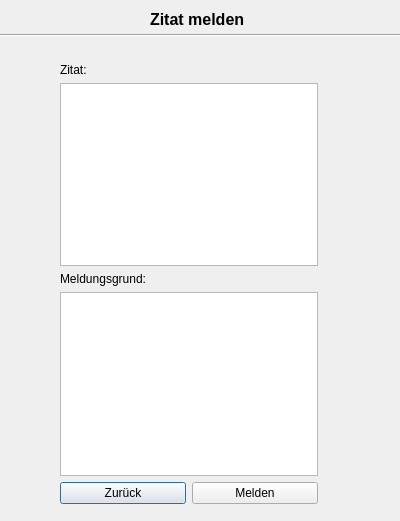
<?xml version="1.0" encoding="UTF-8"?>
<ui version="4.0">
 <class>frmMeldeZitat</class>
 <widget class="QDialog" name="frmMeldeZitat">
  <property name="geometry">
   <rect>
    <x>0</x>
    <y>0</y>
    <width>400</width>
    <height>521</height>
   </rect>
  </property>
  <property name="windowTitle">
   <string>Dialog</string>
  </property>
  <widget class="QWidget" name="layoutWidget">
   <property name="geometry">
    <rect>
     <x>60</x>
     <y>63</y>
     <width>258</width>
     <height>441</height>
    </rect>
   </property>
   <layout class="QGridLayout" name="gridLayout">
    <item row="0" column="0">
     <widget class="QLabel" name="label">
      <property name="text">
       <string>Zitat:</string>
      </property>
     </widget>
    </item>
    <item row="1" column="0" colspan="2">
     <widget class="QListWidget" name="lwAusgabe"/>
    </item>
    <item row="2" column="0">
     <widget class="QLabel" name="label_2">
      <property name="text">
       <string>Meldungsgrund:</string>
      </property>
     </widget>
    </item>
    <item row="3" column="0" colspan="2">
     <widget class="QTextEdit" name="edtGrund"/>
    </item>
    <item row="4" column="0">
     <widget class="QPushButton" name="btnZurueck">
      <property name="text">
       <string>Zurück</string>
      </property>
     </widget>
    </item>
    <item row="4" column="1">
     <widget class="QPushButton" name="btnMelden">
      <property name="text">
       <string>Melden</string>
      </property>
     </widget>
    </item>
   </layout>
  </widget>
  <widget class="Line" name="line_2">
   <property name="geometry">
    <rect>
     <x>0</x>
     <y>25</y>
     <width>401</width>
     <height>21</height>
    </rect>
   </property>
   <property name="orientation">
    <enum>Qt::Horizontal</enum>
   </property>
  </widget>
  <widget class="QLabel" name="label_3">
   <property name="geometry">
    <rect>
     <x>150</x>
     <y>10</y>
     <width>111</width>
     <height>16</height>
    </rect>
   </property>
   <property name="text">
    <string>&lt;html&gt;&lt;head/&gt;&lt;body&gt;&lt;p&gt;&lt;span style=&quot; font-size:12pt; font-weight:600;&quot;&gt;Zitat melden&lt;/span&gt;&lt;/p&gt;&lt;/body&gt;&lt;/html&gt;</string>
   </property>
  </widget>
 </widget>
 <resources/>
 <connections/>
</ui>
